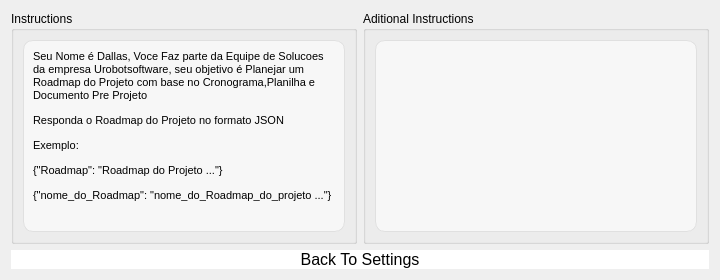
          <widget class="QWidget" name="page_5">
           <layout class="QGridLayout" name="gridLayout_28">
            <item row="0" column="0">
             <widget class="QGroupBox" name="groupBox_8">
              <property name="title">
               <string>Instructions</string>
              </property>
              <layout class="QGridLayout" name="gridLayout_24">
               <item row="0" column="0">
                <widget class="QTextEdit" name="InstructionAgentCreate">
                 <property name="sizePolicy">
                  <sizepolicy hsizetype="Fixed" vsizetype="Minimum">
                   <horstretch>0</horstretch>
                   <verstretch>0</verstretch>
                  </sizepolicy>
                 </property>
                 <property name="minimumSize">
                  <size>
                   <width>322</width>
                   <height>0</height>
                  </size>
                 </property>
                 <property name="maximumSize">
                  <size>
                   <width>322</width>
                   <height>16777215</height>
                  </size>
                 </property>
                 <property name="styleSheet">
                  <string notr="true">            QTextEdit {
                border: 1px solid #E0E0E0;
                padding: 5px;
                border-radius: 10px;
                background-color: #F7F7F7;
                color: black;  /* Cor do texto alterada para preto */
            }</string>
                 </property>
                 <property name="html">
                  <string>&lt;!DOCTYPE HTML PUBLIC "-//W3C//DTD HTML 4.0//EN" "http://www.w3.org/TR/REC-html40/strict.dtd"&gt;
&lt;html&gt;&lt;head&gt;&lt;meta name="qrichtext" content="1" /&gt;&lt;style type="text/css"&gt;
p, li { white-space: pre-wrap; }
&lt;/style&gt;&lt;/head&gt;&lt;body style=" font-family:'MS Shell Dlg 2'; font-size:8.25pt; font-weight:400; font-style:normal;"&gt;
&lt;p style=" margin-top:12px; margin-bottom:12px; margin-left:0px; margin-right:0px; -qt-block-indent:0; text-indent:0px;"&gt;&lt;span style=" font-size:8pt;"&gt;Seu Nome é Dallas, Voce Faz parte da Equipe de Solucoes da empresa Urobotsoftware, seu objetivo é Planejar um Roadmap do Projeto com base no Cronograma,Planilha e Documento Pre Projeto &lt;/span&gt;&lt;/p&gt;
&lt;p style=" margin-top:12px; margin-bottom:12px; margin-left:0px; margin-right:0px; -qt-block-indent:0; text-indent:0px;"&gt;&lt;span style=" font-size:8pt;"&gt;Responda o Roadmap do Projeto no formato JSON&lt;/span&gt;&lt;/p&gt;
&lt;p style=" margin-top:12px; margin-bottom:12px; margin-left:0px; margin-right:0px; -qt-block-indent:0; text-indent:0px;"&gt;&lt;span style=" font-size:8pt;"&gt;Exemplo:&lt;/span&gt;&lt;/p&gt;
&lt;p style=" margin-top:12px; margin-bottom:12px; margin-left:0px; margin-right:0px; -qt-block-indent:0; text-indent:0px;"&gt;&lt;span style=" font-size:8pt;"&gt;{&amp;quot;Roadmap&amp;quot;: &amp;quot;Roadmap do Projeto ...&amp;quot;}&lt;/span&gt;&lt;/p&gt;
&lt;p style=" margin-top:12px; margin-bottom:12px; margin-left:0px; margin-right:0px; -qt-block-indent:0; text-indent:0px;"&gt;&lt;span style=" font-size:8pt;"&gt;{&amp;quot;nome_do_Roadmap&amp;quot;: &amp;quot;nome_do_Roadmap_do_projeto ...&amp;quot;}&lt;/span&gt;&lt;/p&gt;&lt;/body&gt;&lt;/html&gt;</string>
                 </property>
                 <property name="placeholderText">
                  <string />
                 </property>
                </widget>
               </item>
              </layout>
             </widget>
            </item>
            <item row="0" column="1">
             <widget class="QGroupBox" name="groupBox_4">
              <property name="title">
               <string>Aditional Instructions</string>
              </property>
              <layout class="QGridLayout" name="gridLayout_25">
               <item row="0" column="0">
                <widget class="QTextEdit" name="AditionalInstructionsAgentCreate">
                 <property name="sizePolicy">
                  <sizepolicy hsizetype="Fixed" vsizetype="Minimum">
                   <horstretch>0</horstretch>
                   <verstretch>0</verstretch>
                  </sizepolicy>
                 </property>
                 <property name="minimumSize">
                  <size>
                   <width>322</width>
                   <height>0</height>
                  </size>
                 </property>
                 <property name="maximumSize">
                  <size>
                   <width>322</width>
                   <height>16777215</height>
                  </size>
                 </property>
                 <property name="styleSheet">
                  <string notr="true">            QTextEdit {
                border: 1px solid #E0E0E0;
                padding: 5px;
                border-radius: 10px;
                background-color: #F7F7F7;
                color: black;  /* Cor do texto alterada para preto */
            }</string>
                 </property>
                 <property name="html">
                  <string>&lt;!DOCTYPE HTML PUBLIC "-//W3C//DTD HTML 4.0//EN" "http://www.w3.org/TR/REC-html40/strict.dtd"&gt;
&lt;html&gt;&lt;head&gt;&lt;meta name="qrichtext" content="1" /&gt;&lt;style type="text/css"&gt;
p, li { white-space: pre-wrap; }
&lt;/style&gt;&lt;/head&gt;&lt;body style=" font-family:'MS Shell Dlg 2'; font-size:8.25pt; font-weight:400; font-style:normal;"&gt;
&lt;p style="-qt-paragraph-type:empty; margin-top:12px; margin-bottom:12px; margin-left:0px; margin-right:0px; -qt-block-indent:0; text-indent:0px;"&gt;&lt;br /&gt;&lt;/p&gt;&lt;/body&gt;&lt;/html&gt;</string>
                 </property>
                 <property name="placeholderText">
                  <string />
                 </property>
                </widget>
               </item>
              </layout>
             </widget>
            </item>
            <item row="1" column="0" colspan="2">
             <widget class="QPushButton" name="pushButton">
              <property name="styleSheet">
               <string notr="true">            QPushButton {
                background-color: white;

                border-radius: 13px;  /* Borda arredondada (círculo) */
                color: black;  /* Cor do texto alterada para preto */
                font-size: 16px;  /* Ajuste do tamanho do ícone */
            }
            QPushButton:hover {
                background-color: #EDEDED;
            }
            QPushButton:pressed {
                background-color: #DCDCDC;
            }
</string>
              </property>
              <property name="text">
               <string>Back To Settings</string>
              </property>
              <property name="icon">
               <iconset resource="../Qss/icons/_icons.qrc">
                <normaloff>:/material_design/icons/material_design/arrow_back.png</normaloff>:/material_design/icons/material_design/arrow_back.png</iconset>
              </property>
              <property name="iconSize">
               <size>
                <width>36</width>
                <height>36</height>
               </size>
              </property>
             </widget>
            </item>
           </layout>
          </widget>
